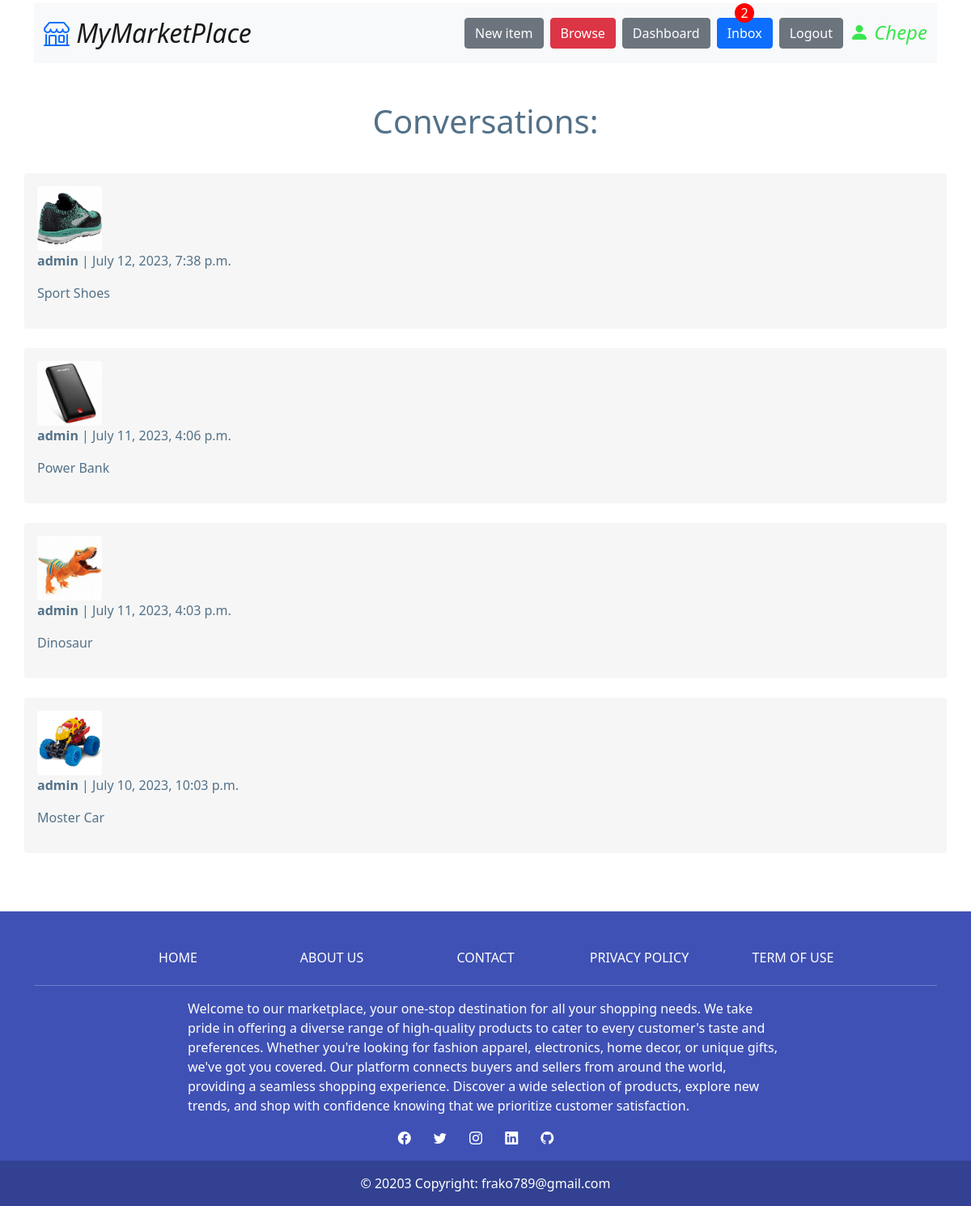
The app's page /conversation/inbox/ (signed in) with its own data.
### conversations/models.py (models this page shows, shortened)
class Conversation(models.Model):
    item = models.ForeignKey(Item, related_name='conversations', on_delete=models.CASCADE)
    members = models.ManyToManyField(User, related_name='conversations')
    created_at = models.DateTimeField(auto_now_add=True)
    modified_at = models.DateTimeField(auto_now=True)
    class Meta:
        ordering = ['-modified_at']
        verbose_name = ("Conversation")
        verbose_name_plural = ("Conversations")

### item/models.py (models this page shows)
class Item(models.Model):
    category = models.ForeignKey(Category, related_name='items', on_delete=models.CASCADE)
    name = models.CharField(max_length=255)
    description = models.TextField(blank=True, null=True)
    price = models.FloatField()
    image = models.ImageField(upload_to='item_images', blank=True, null=True)
    is_sold = models.BooleanField(default=False)
    created_by = models.ForeignKey(User, related_name='items', on_delete=models.CASCADE)
    created_at = models.DateTimeField(auto_now_add=True)
    def __str__(self):
        return self.name

### conversations/views.py (the view)
# urls.py: path('inbox/', inbox, name='inbox'),
@login_required(login_url="login")
def inbox(request):
    conversations = Conversation.objects.filter(members__in=[request.user])
    return render(request, "conversation/inbox.html", {"conversations": conversations})

### core/processors.py (called while the page is built)
def get_messages(request):
    if request.user.is_authenticated:
        conversations = request.user.conversations.all()
        user = request.user
        filtered_messages = ConversationMessage.objects.filter(
            read=False, conversation__in=conversations
        ).exclude(sender=user)
        return {
            "num_messages": len(filtered_messages),
            "filtered_messages": filtered_messages,
        }
    return {"num_messages": 0, "filtered_messages": []}

### conversations/templates/conversation/inbox.html (shortened to what this page needs)
{% extends 'core/base.html' %}
{% block content %}
    <h1 class="text-center mt-5 fst-normal mb-3" style="color: #537188">Conversations:</h1>
    {% for conversation in conversations %}
        <a href="{% url 'conversation:detail' conversation.id %}" class="container">
            <div class="container p-3 rounded" style="background-color: #F6F6F6">
                <img src="{{conversation.item.image.url}}" class="rounded d-block" alt="{{conversation.item.name}}">
                {% for member in conversation.members.all %}
                    {% if member != request.user %}
                        <p><strong>{{member.username}}</strong> | {{conversation.modified_at}}</p>
                        <p>{{ conversation.item.name }}</p>
                    {% endif %}
                {% endfor %}
            </div>
        </a>
    {% endfor %}
{% endblock %}

### core/templates/core/base.html (shortened to what this page needs)
<!DOCTYPE html>
<html lang="en">
<head>
    <link href="https://cdn.jsdelivr.net/npm/bootstrap@5.0.2/dist/css/bootstrap.min.css" rel="stylesheet">
    <link rel="stylesheet" href="https://cdn.jsdelivr.net/npm/bootstrap-icons@1.10.5/font/bootstrap-icons.css">
</head>
<body>
    <div class="container d-flex justify-content-center mt-1">
        <nav class="navbar navbar-expand-lg navbar-light bg-light" style="width: 100%;">
            <div class="container-fluid cont-nav">
                <a class="navbar-brand fst-italic" href="{% url 'home' %}" style="font-size: 2em;">
                    <i style="color: #0d6efd;" class="bi bi-shop"></i> MyMarketPlace
                </a>
                <div class="collapse navbar-collapse d-flex justify-content-end cont-ul" id="navbarNav">
                    <ul class="navbar-nav d-flex flex-wrap flex-sm-row flex-column gap-2">
                        <li class="nav-item">
                        <a class="btn btn-secondary" href="{% url 'new_item' %}">New item</a>
                        </li>
                        <li class="nav-item">
                        <a class="btn btn-danger" href="{% url 'search' %}">Browse</a>
                        </li>
                        {% if request.user.is_authenticated %}
                            <li class="nav-item">
                                <a class="btn btn-secondary" href="{% url 'dashboard:index' %}">Dashboard</a>
                            </li>
                            <li class="nav-item">
                                <a class="{% if num_messages %}new-messages{% endif %} inbox btn btn-primary text" href="{% url 'conversation:inbox' %}">
                                    Inbox
                                    {% if num_messages %}
                                        <span class="circle-number new-messages">{{num_messages}}</span>
                                    {% endif %}
                                </a>
                            </li>
                            <li class="nav-item">
                                <a class="btn btn-secondary" href="{% url 'logout' %}">Logout</a>
                            </li>
                            <li class="nav-item">
                                <i class="bi bi-person-fill" style="font-size: 1.5em; color:#38E54D">
                                    {{request.user}}
                                </i>
                            </li>
                        {% endif %}
                    </ul>
                </div>
            </div>
        </nav>
    </div>
    {% block content %}{% endblock content %}
    <div class="mt-5">
        <footer class="text-center text-white" style="background-color: #3f51b5">
            <div class="container">
            <section class="mt-5">
                <div class="row text-center d-flex justify-content-center pt-5">
                    <div class="col-md-2">
                        <h6 class="text-uppercase font-weight-bold">
                        <a href="{% url 'home' %}" class="text-white">Home</a>
                        </h6>
                    </div>
                    <div class="col-md-2">
                        <h6 class="text-uppercase font-weight-bold">
                        <a href="{% url 'about' %}" class="text-white">About us</a>
                        </h6>
                    </div>
                    <div class="col-md-2">
                        <h6 class="text-uppercase font-weight-bold">
                        <a href="{% url 'contact' %}" class="text-white">Contact</a>
                        </h6>
                    </div>
                    <div class="col-md-2">
                        <h6 class="text-uppercase font-weight-bold">
                        <a href="{% url 'privacy' %}" class="text-white">Privacy policy</a>
                        </h6>
                    </div>
                    <div class="col-md-2">
                        <h6 class="text-uppercase font-weight-bold">
                        <a href="{% url 'term' %}" class="text-white">Term of use</a>
                        </h6>
                    </div>
                </div>
            </section>
            <hr class="my-3" />
            <section>
                <div class="row d-flex justify-content-center">
                <div class="col-lg-8">
                    <p style="text-align: left;">
                        Welcome to our marketplace, your one-stop destination for all
                        your shopping needs. We take pride in offering a diverse range
                        of high-quality products to cater to every customer's taste and
                        preferences. Whether you're looking for fashion apparel, electronics,
                        home decor, or unique gifts, we've got you covered. Our platform
                        connects buyers and sellers from around the world, providing a seamless
                        shopping experience. Discover a wide selection of products, explore new trends,
                        and shop with confidence knowing that we prioritize customer satisfaction.
                    </p>
                </div>
                </div>
            </section>
            <section class="text-center mb-3">
                <a href="https://www.facebook.com/profile.php?id=100093136788056" class="text-white me-4"><i class="bi bi-facebook"></i></a>
                <a href="https://twitter.com/frako789" class="text-white me-4"><i class="bi bi-twitter"></i></a>
                <a href="https://www.instagram.com/frako789/" class="text-white me-4"><i class="bi bi-instagram"></i></a>
                <a href="https://www.linkedin.com/in/francisco-bojorque-857147187/" class="text-white me-4"><i class="bi bi-linkedin"></i></a>
                <a href="https://github.com/frakopy" class="text-white me-4"><i class="bi bi-github"></i></a>
            </section>
            </div>
            <div class="text-center p-3"style="background-color: rgba(0, 0, 0, 0.2)">
            © 20203 Copyright:
            <a class="text-white" href="#">frako789@gmail.com</a>
            </div>
        </footer>
    </div>
</body>
</html>

### core/templates/core/base.html (style rules this page uses)
.circle-number { width: 1.5em; height: 1.5em; background-color: red; border-radius: 50%; display: flex; justify-content: center; align-items: center; color: white; position: relative; }
.inbox { position: relative; display: flex; flex-direction: column; align-items: center; }
.inbox span { position: absolute; top: -1.2em; }

### conversations/templates/conversation/inbox.html (style rules this page uses)
img { width:5em; }
a { text-decoration:none; color: #537188; }

### records on screen
Conversation: item.image (picture), modified_at "July 12, 2023, 7:38 p.m.", item.name "Sport Shoes"
Conversation: item.image (picture), modified_at "July 11, 2023, 4:06 p.m.", item.name "Power Bank"
Conversation: item.image (picture), modified_at "July 11, 2023, 4:03 p.m.", item.name "Dinosaur"
Conversation: item.image (picture), modified_at "July 10, 2023, 10:03 p.m.", item.name "Moster Car"

### other values on screen
{{ num_messages }} "2"
{{ request.user }} "Chepe"
{{ member.username }} "admin"
